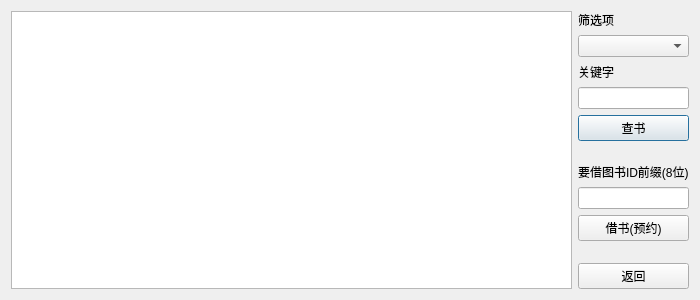
<?xml version="1.0" encoding="UTF-8"?>
<ui version="4.0">
 <class>DUser_Borrow</class>
 <widget class="QDialog" name="DUser_Borrow">
  <property name="geometry">
   <rect>
    <x>0</x>
    <y>0</y>
    <width>700</width>
    <height>300</height>
   </rect>
  </property>
  <property name="windowTitle">
   <string>用户借书</string>
  </property>
  <layout class="QGridLayout" name="gridLayout">
   <item row="0" column="0">
    <widget class="QTableWidget" name="tableWidget"/>
   </item>
   <item row="0" column="1">
    <layout class="QVBoxLayout" name="verticalLayout">
     <item>
      <widget class="QLabel" name="label">
       <property name="text">
        <string>筛选项</string>
       </property>
      </widget>
     </item>
     <item>
      <widget class="QComboBox" name="comboBox_Type"/>
     </item>
     <item>
      <widget class="QLabel" name="label_2">
       <property name="text">
        <string>关键字</string>
       </property>
      </widget>
     </item>
     <item>
      <widget class="QLineEdit" name="lineEdit_KeyWord">
       <property name="sizePolicy">
        <sizepolicy hsizetype="Minimum" vsizetype="Fixed">
         <horstretch>0</horstretch>
         <verstretch>0</verstretch>
        </sizepolicy>
       </property>
      </widget>
     </item>
     <item>
      <widget class="QPushButton" name="pushButton_Find">
       <property name="text">
        <string>查书</string>
       </property>
      </widget>
     </item>
     <item>
      <spacer name="verticalSpacer">
       <property name="orientation">
        <enum>Qt::Vertical</enum>
       </property>
       <property name="sizeHint" stdset="0">
        <size>
         <width>20</width>
         <height>40</height>
        </size>
       </property>
      </spacer>
     </item>
     <item>
      <widget class="QLabel" name="label_3">
       <property name="text">
        <string>要借图书ID前缀(8位)</string>
       </property>
      </widget>
     </item>
     <item>
      <widget class="QLineEdit" name="lineEdit_ID">
       <property name="sizePolicy">
        <sizepolicy hsizetype="Minimum" vsizetype="Fixed">
         <horstretch>0</horstretch>
         <verstretch>0</verstretch>
        </sizepolicy>
       </property>
      </widget>
     </item>
     <item>
      <widget class="QPushButton" name="pushButton_Borow">
       <property name="text">
        <string>借书(预约)</string>
       </property>
      </widget>
     </item>
     <item>
      <spacer name="verticalSpacer_2">
       <property name="orientation">
        <enum>Qt::Vertical</enum>
       </property>
       <property name="sizeHint" stdset="0">
        <size>
         <width>20</width>
         <height>40</height>
        </size>
       </property>
      </spacer>
     </item>
     <item>
      <widget class="QPushButton" name="pushButton_Return">
       <property name="text">
        <string>返回</string>
       </property>
      </widget>
     </item>
    </layout>
   </item>
  </layout>
 </widget>
 <resources/>
 <connections/>
</ui>
